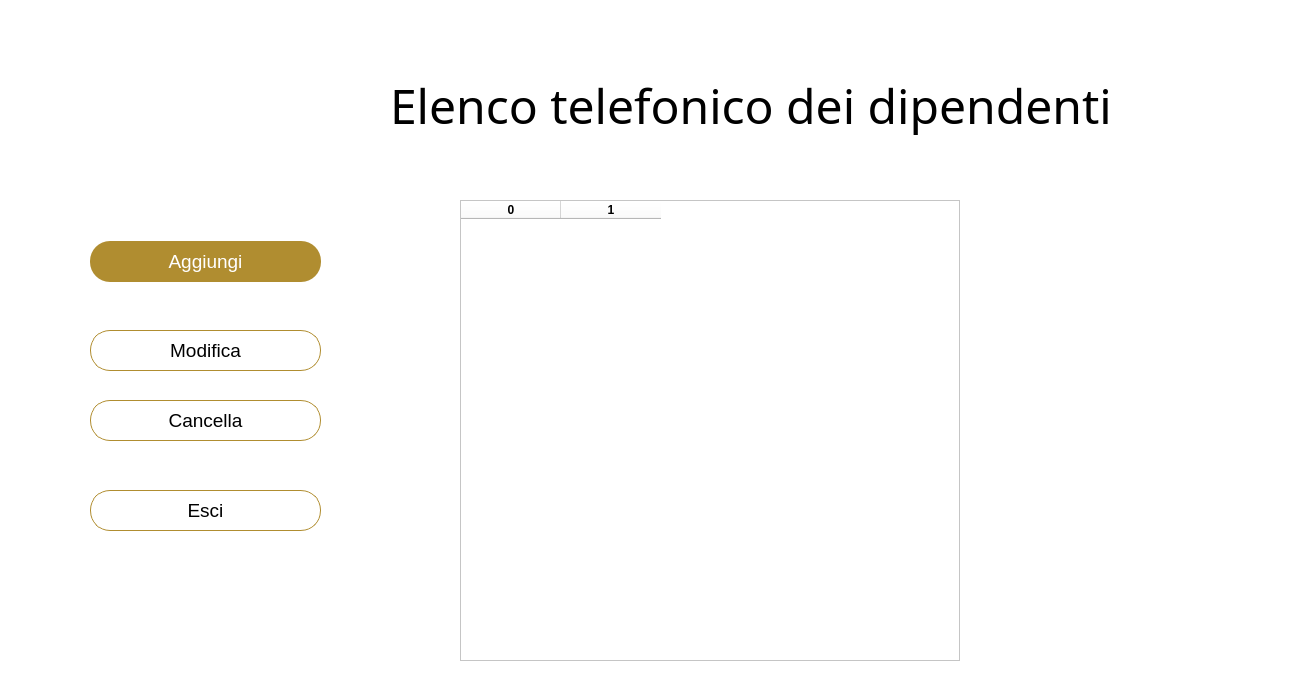
<?xml version="1.0" encoding="UTF-8"?>
<ui version="4.0">
 <class>Dialog</class>
 <widget class="QDialog" name="Dialog">
  <property name="geometry">
   <rect>
    <x>0</x>
    <y>0</y>
    <width>1300</width>
    <height>700</height>
   </rect>
  </property>
  <property name="windowTitle">
   <string>Dialog</string>
  </property>
  <widget class="QWidget" name="bgwidget" native="true">
   <property name="geometry">
    <rect>
     <x>0</x>
     <y>0</y>
     <width>1500</width>
     <height>800</height>
    </rect>
   </property>
   <property name="styleSheet">
    <string notr="true">background-color: rgb(255, 255, 255);</string>
   </property>
   <widget class="QLabel" name="label">
    <property name="geometry">
     <rect>
      <x>390</x>
      <y>60</y>
      <width>900</width>
      <height>91</height>
     </rect>
    </property>
    <property name="font">
     <font>
      <family>Bangla MN</family>
      <pointsize>36</pointsize>
      <weight>50</weight>
      <italic>false</italic>
      <bold>false</bold>
     </font>
    </property>
    <property name="styleSheet">
     <string notr="true">font: 36pt;
background: transparent;
color: rgb(0,0,0);</string>
    </property>
    <property name="text">
     <string>Elenco telefonico dei dipendenti</string>
    </property>
   </widget>
   <widget class="QPushButton" name="btnModifica">
    <property name="geometry">
     <rect>
      <x>90</x>
      <y>330</y>
      <width>231</width>
      <height>41</height>
     </rect>
    </property>
    <property name="styleSheet">
     <string notr="true">border-radius:20px;
font: 14pt;
border: 1px solid rgb(176, 141, 48);</string>
    </property>
    <property name="text">
     <string>Modifica</string>
    </property>
   </widget>
   <widget class="QPushButton" name="btnCancella">
    <property name="geometry">
     <rect>
      <x>90</x>
      <y>400</y>
      <width>231</width>
      <height>41</height>
     </rect>
    </property>
    <property name="styleSheet">
     <string notr="true">border-radius:20px;
font: 14pt;
border: 1px solid rgb(176, 141, 48);</string>
    </property>
    <property name="text">
     <string>Cancella</string>
    </property>
   </widget>
   <widget class="QPushButton" name="btnAggiungi">
    <property name="geometry">
     <rect>
      <x>90</x>
      <y>241</y>
      <width>231</width>
      <height>41</height>
     </rect>
    </property>
    <property name="styleSheet">
     <string notr="true">border-radius:20px;
background-color: rgb(176, 141, 48);
font: 14pt;
color: rgb(255, 255, 255);</string>
    </property>
    <property name="text">
     <string>Aggiungi</string>
    </property>
   </widget>
   <widget class="QPushButton" name="btnEsci">
    <property name="geometry">
     <rect>
      <x>90</x>
      <y>490</y>
      <width>231</width>
      <height>41</height>
     </rect>
    </property>
    <property name="styleSheet">
     <string notr="true">border-radius:20px;
font: 14pt;
border: 1px solid rgb(176, 141, 48);</string>
    </property>
    <property name="text">
     <string>Esci</string>
    </property>
   </widget>
   <widget class="QTableWidget" name="tableWidget">
    <property name="geometry">
     <rect>
      <x>460</x>
      <y>200</y>
      <width>500</width>
      <height>461</height>
     </rect>
    </property>
    <property name="styleSheet">
     <string notr="true">background: rgb(255,255,255);
</string>
    </property>
    <column>
     <property name="text">
      <string>0</string>
     </property>
     <property name="font">
      <font>
       <weight>75</weight>
       <bold>true</bold>
      </font>
     </property>
    </column>
    <column>
     <property name="text">
      <string>1</string>
     </property>
     <property name="font">
      <font>
       <weight>75</weight>
       <bold>true</bold>
      </font>
     </property>
    </column>
   </widget>
  </widget>
 </widget>
 <resources>
  <include location="../source.qrc"/>
 </resources>
 <connections/>
</ui>
